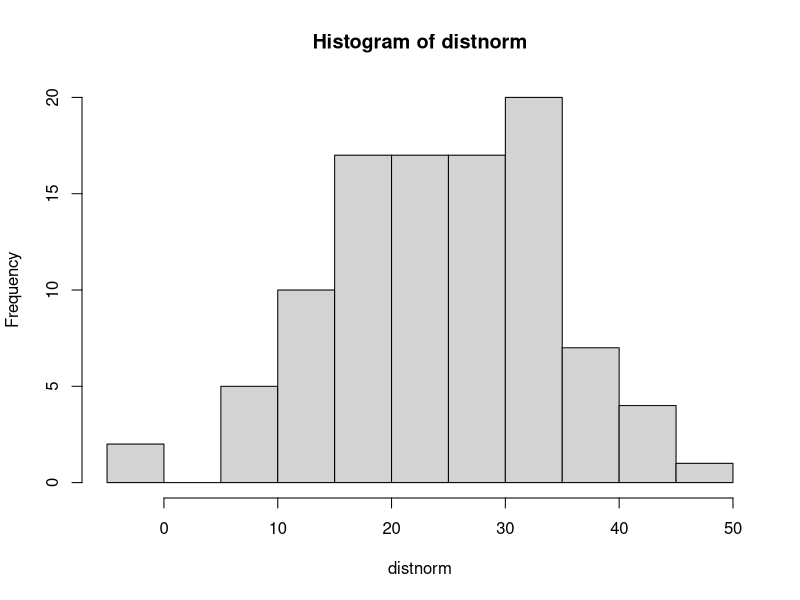

Write R code to recreate this figure.
## ---- chunk 1
#| echo: true

x <- c(1,2,3,4,5)
x

## ---- chunk 2
#| echo: true

y <- c(6,7,8,9,10)
y

## ---- chunk 3
#| echo: true

x <- c(1,2,3,4,5)
x

## ---- chunk 4
#| echo: true

y <- c(6,7,8,9,10)
y

## ---- chunk 5
#| echo: true

x <- c(1,2,3,4,5)
x
## ---- chunk 6
#| echo: true

y <- c(6,7,8,9,10)
y
## ---- chunk 7
#| echo: true

x <- c(1,2,3,4,5)
x
## ---- chunk 8
#| echo: true

y <- c(6,7,8,9,10)
y
## ---- chunk 9
#| echo: true

objeto1 <- 1:5
objeto1 #confira seu objeto

## ---- chunk 10
#| echo: true

6:10 -> objeto2
objeto2

## ---- chunk 11
#| echo: true

objeto3 <- 10+10
objeto3 

## ---- chunk 12
#| echo: true

ls()

## ---- chunk 13
#| echo: true

objeto1 <- 1:5
objeto1 #confira seu objeto

## ---- chunk 14
#| echo: true

6:10 -> objeto2
objeto2

## ---- chunk 15
#| echo: true

objeto3 <- 10+10
objeto3 

## ---- chunk 16
#| echo: true
ls()
## ---- chunk 17
#| echo: true

objeto2 #mostra o objeto2

## ---- chunk 18
#| echo: true

objeto2 #mostra o objeto2

## ---- chunk 19
#| echo: true

objeto2 #mostra o objeto2

## ---- chunk 20
#| echo: true

objeto2[3]
## ---- chunk 21
#| echo: true

log(objeto2[3])
## ---- chunk 22
#| echo: true

objeto2 #mostra o objeto2

## ---- chunk 23
#| echo: true

objeto2[3]
## ---- chunk 24
#| echo: true

log(objeto2[3])
## ---- chunk 25
#| echo: true

objeto2 #mostra o objeto2

## ---- chunk 26
#| echo: true

objeto2[3]
## ---- chunk 27
#| echo: true

log(objeto2[3])
## ---- chunk 28
#| echo: true

objeto2 #mostra o objeto2

## ---- chunk 29
#| echo: true
#| output: false

a <- c(1:5) #cria objeto a
b <- c(6:10) #cria objeto b
c <- (a+b) # cria objeto c, que é a soma de 
      ## cada elemento de a com cada de b. 
      ## resulta no mesmo numero de elementos

d <- c(a,b) # concatenando vetores
d
d*2
(d*2)+3

## ---- chunk 30
#| echo: true

objeto2 #mostra o objeto2

## ---- chunk 31
#| echo: true

d

## ---- chunk 32
#| echo: true
#| output: false

d[6] # extrai um determinado valor do vetor
d[-c(2:5)] # Elementos de d exceto de 2 a 5
d[d<=5] # Extrai valores de d < ou = a 5
	      # "==" – exatamente igual
	      # ">=" – maior ou igual
	      # "!=" – diferente



## ---- chunk 33
#| echo: true

objeto2 #mostra o objeto2

## ---- chunk 34
#| echo: true

d

## ---- chunk 35
#| echo: true
#| output: false

d[6] # extrai um determinado valor do vetor
d[-c(2:5)] # Elementos de d exceto de 2 a 5
d[d<=5] # Extrai valores de d < ou = a 5
	      # "==" – exatamente igual
	      # ">=" – maior ou igual
	      # "!=" – diferente



## ---- chunk 36
#| echo: true

objeto2 #mostra o objeto2

## ---- chunk 37
#| echo: true

d

## ---- chunk 38
#| echo: true
#| output: false

d[6] # extrai um determinado valor do vetor
d[-c(2:5)] # Elementos de d exceto de 2 a 5
d[d<=5] # Extrai valores de d < ou = a 5
	      # "==" – exatamente igual
	      # ">=" – maior ou igual
	      # "!=" – diferente



## ---- chunk 39
#| echo: true

objeto2 #mostra o objeto2

## ---- chunk 40
#| echo: true

d

## ---- chunk 41
#| echo: true
#| output: false

d[6] # extrai um determinado valor do vetor
d[-c(2:5)] # Elementos de d exceto de 2 a 5
d[d<=5] # Extrai valores de d < ou = a 5
	      # "==" – exatamente igual
	      # ">=" – maior ou igual
	      # "!=" – diferente



## ---- chunk 42
#| echo: true

objeto2 #mostra o objeto2

## ---- chunk 43
#| echo: true

d

## ---- chunk 44
#| echo: true
#| output: false

d[6] # extrai um determinado valor do vetor
d[-c(2:5)] # Elementos de d exceto de 2 a 5
d[d<=5] # Extrai valores de d < ou = a 5
d[d>=4&d<8] # valores de "d" entre 4 E 8,
            # incluindo 4
	          # & - adiciona condições ("E")




## ---- chunk 45
#| echo: true
#| output: false

objeto4  <-  c(objeto1, objeto2, "a") #concatenou obj1 com obj2 com a letra a. 
objeto5  <-  c(objeto1, objeto2) #concatenou obj1 com obj2
 objeto4 
 objeto5

## ---- chunk 46
#| echo: true
#| output: false

objeto4  <-  c(objeto1, objeto2, "a") #concatenou obj1 com obj2 com a letra a. 
objeto5  <-  c(objeto1, objeto2) #concatenou obj1 com obj2
 objeto4 
 objeto5

## ---- chunk 47
#| echo: true

objeto5 <- c(objeto5, 35) # cria um "novo" objeto5 composto pelos
                          # valores já presentes mais o valor 35


## ---- chunk 48
#| echo: true
#| output: false

objeto4  <-  c(objeto1, objeto2, "a") #concatenou obj1 com obj2 com a letra a. 
objeto5  <-  c(objeto1, objeto2) #concatenou obj1 com obj2
 objeto4 
 objeto5

## ---- chunk 49
#| echo: true

objeto5 <- c(objeto5, 35) # cria um "novo" objeto5 composto pelos
                          # valores já presentes mais o valor 35


## ---- chunk 50
#| echo: true

numeros  <-  scan() #cria o objeto numeros vazio, no qual pode digitar os elementos
numeros

## ---- chunk 51
#| echo: true
#| output: false
#| 
length(d) # retorna o número de elementos de um vetor ou
          # de intervalos de valores. 

length(d[d>=5]) # número de elementos do objeto que são maiores ou
                # iguais a 5

# A função sum() retorna a soma dos elementos do vetor

sum(d)

## ---- chunk 52
#| echo: true

pd_vermelha <- c(5,10,3)
names(pd_vermelha) <- c("sp1", "sp2", "sp3") # dá nomes aos valores de
                                             # "pd_vermelha"

# Agora podemos pedir por um valor específico

pd_vermelha["sp1"]


## ---- chunk 53
#| echo: true

dados <- c(1,2,3,4,5,16,17,18,19,20,
           0.5,0.9,0.75)
# outra forma: 
## dados <- c(1:5, 16:20, 0.5,0.9,0.75)
um <- c(1:5)
dois <- c(16:20)
tres <- c(0.5, 0.9, 0.75)
dados <- c(um, dois, tres)
dados 

## ---- chunk 54
#| echo: true

dados <- c(1,2,3,4,5,16,17,18,19,20,
           0.5,0.9,0.75)
# outra forma: 
## dados <- c(1:5, 16:20, 0.5,0.9,0.75)
um <- c(1:5)
dois <- c(16:20)
tres <- c(0.5, 0.9, 0.75)
dados <- c(um, dois, tres)
dados 

## ---- chunk 55
#| echo: true
 
media <- sum(dados)/length(dados) 
media

## ---- chunk 56
#| echo: true
#| output: false

seq(1, 10)
seq(1, 10, 2)

numeros <- c(1:3)
rep(numeros, 3)
rep(numeros, 1:3)

fator <- c("A", "B", "C")
rep(fator, each = 5)

runif(100, 1, 25)

## ---- chunk 57
#| echo: true

distnorm <- rnorm(100, mean = 25, sd = 10)
distnorm
## ---- chunk 58
hist(distnorm)

## ---- chunk 59
#| echo: true

d6 <- c(1:6)
sample(d6, 3)

moeda <- c("cara", "coroa")
jogo <- sample(moeda, 100, replace = TRUE)

#jogando na Sena
sena <- c(1:60)

sample(sena, 6, replace = FALSE)

## ---- chunk 60
#| echo: true

x <- rnorm(10)
sort(x) #ordena os valores de x.
sort(x, decreasing = T) #organiza em ordem decrescente

order(x) #retorna os postos de x

## ---- chunk 61
#| echo: true
y <- order(sort(x))
sort(y)

